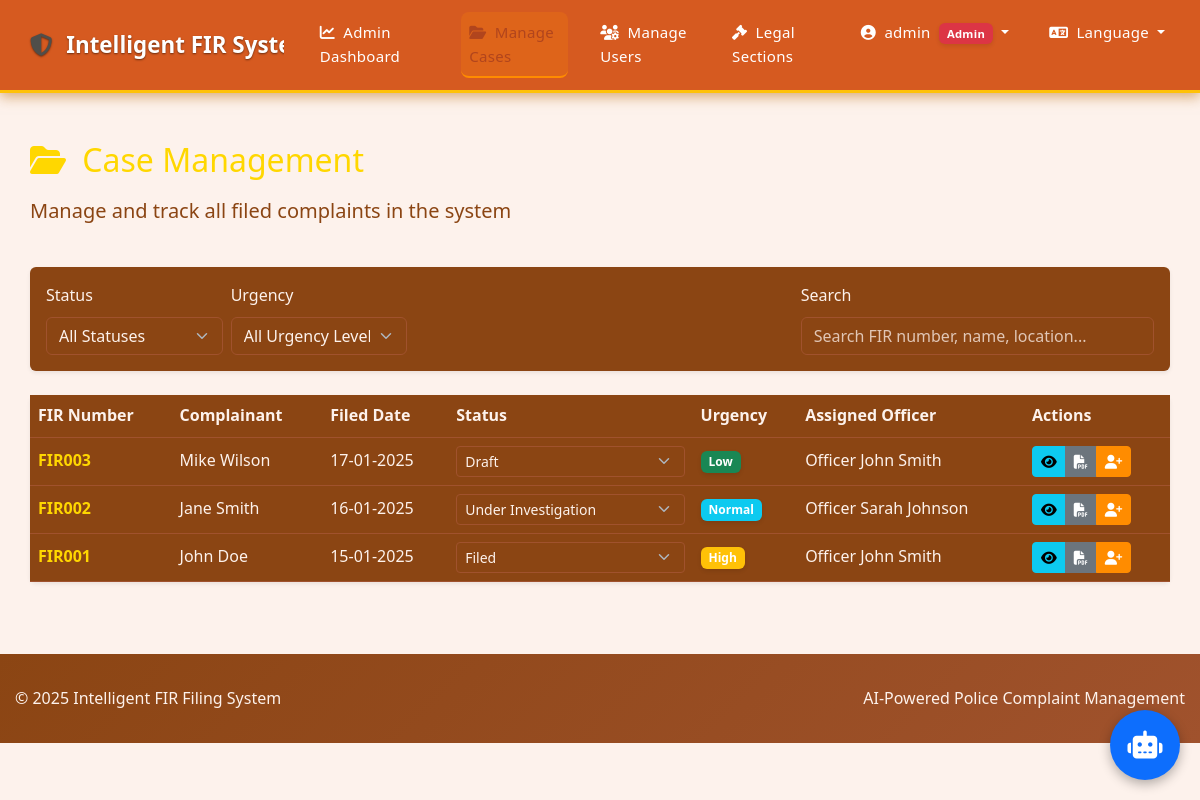
The page /admin/cases (signed in) on the database its author committed.
### models/__init__.py (models this page shows, shortened)
class User(db.Model, UserMixin):
    __tablename__ = 'users'
    id = db.Column(db.Integer, primary_key=True)
    username = db.Column(db.String(64), unique=True)
    email = db.Column(db.String(120), unique=True)
    password_hash = db.Column(db.String(256))
    full_name = db.Column(db.String(100))
    role = db.Column(db.String(20), default=Role.PUBLIC)
    phone = db.Column(db.String(20), nullable=True)
    address = db.Column(db.Text, nullable=True)
    created_at = db.Column(db.DateTime, default=lambda: datetime.now(timezone.utc))
    firs = db.relationship('FIR', backref='complainant', lazy=True,
                      foreign_keys='FIR.complainant_id')
    def is_admin(self):
        return self.role == Role.ADMIN
    def is_police(self):
        return self.role == Role.POLICE
    def is_public(self):
        return self.role == Role.PUBLIC

class FIR(db.Model):
    __tablename__ = 'firs'
    id = db.Column(db.Integer, primary_key=True)
    fir_number = db.Column(db.String(50), unique=True)
    complainant_id = db.Column(db.Integer, db.ForeignKey('users.id'), nullable=False)
    processing_officer_id = db.Column(db.Integer, db.ForeignKey('users.id'))
    status = db.Column(db.String(20), default='draft')
    urgency_level = db.Column(db.String(20), default='normal')
    incident_description = db.Column(db.Text)
    incident_location = db.Column(db.String(200))
    incident_date = db.Column(db.DateTime, nullable=True)
    filed_at = db.Column(db.DateTime)
    created_at = db.Column(db.DateTime, default=lambda: datetime.now(timezone.utc))
    legal_sections = db.Column(db.Text, nullable=True)  # JSON string of legal sections with metadata
    processing_officer = db.relationship('User', foreign_keys=[processing_officer_id])
    evidence = db.relationship('Evidence', backref='fir', lazy=True, cascade="all, delete-orphan")
    def get_urgency_label(self):
        urgency_labels = {
            'low': 'Low',
            'normal': 'Normal',
            'high': 'High',
            'critical': 'Critical'
        }
        return urgency_labels.get(self.urgency_level, self.urgency_level)

### routes/admin.py (the view)
@admin_bp.route('/cases')
@login_required
def cases():
    status_filter = request.args.get('status', '')
    urgency_filter = request.args.get('urgency', '')
    query = FIR.query
    if status_filter:
        query = query.filter_by(status=status_filter)
    if urgency_filter:
        query = query.filter_by(urgency_level=urgency_filter)
    if current_user.is_police() and not current_user.is_admin():
        query = query.filter_by(processing_officer_id=current_user.id)
    firs = query.order_by(FIR.filed_at.desc()).all()
    return render_template(
        'admin/cases.html',
        firs=firs,
        status_filter=status_filter,
        urgency_filter=urgency_filter
    )

### templates/admin/cases.html (shortened to what this page needs)
{% extends 'layout.html' %}
{% block content %}
<div class="container py-4">
    <div class="row mb-4">
        <div class="col-12">
            <h2 class="mb-3"><i class="fas fa-folder-open me-2"></i> Case Management</h2>
            <p class="lead">Manage and track all filed complaints in the system</p>
        </div>
    </div>
    <div class="card border-0 shadow-sm mb-4">
        <div class="card-body p-3">
            <div class="row align-items-center">
                <div class="col-md-8">
                    <form id="filterForm" action="{{ url_for('admin.cases') }}" method="GET" class="row g-2">
                        <div class="col-md-3">
                            <label for="statusFilter" class="form-label">Status</label>
                            <select class="form-select" id="statusFilter" name="status">
                                <option value="">All Statuses</option>
                            </select>
                        </div>
                        <div class="col-md-3">
                            <label for="urgencyFilter" class="form-label">Urgency</label>
                            <select class="form-select" id="urgencyFilter" name="urgency">
                                <option value="">All Urgency Levels</option>
                            </select>
                        </div>
                    </form>
                </div>
                <div class="col-md-4">
                    <label for="searchInput" class="form-label">Search</label>
                    <input type="text" class="form-control" id="searchInput" placeholder="Search FIR number, name, location...">
                </div>
            </div>
        </div>
    </div>
    <div class="card border-0 shadow-sm">
        <div class="card-body p-0">
            {% if firs %}
                <div class="table-responsive">
                    <table class="table table-hover align-middle mb-0" id="casesTable">
                        <thead class="bg-dark text-light">
                            <tr>
                                <th scope="col">FIR Number</th>
                                <th scope="col">Complainant</th>
                                <th scope="col">Filed Date</th>
                                <th scope="col">Status</th>
                                <th scope="col">Urgency</th>
                                <th scope="col">Assigned Officer</th>
                                <th scope="col">Actions</th>
                            </tr>
                        </thead>
                        <tbody>
                            {% for fir in firs %}
                                <tr class="urgency-{{ fir.urgency_level }}">
                                    <td><a href="{{ url_for('fir.view_fir', fir_id=fir.id) }}" class="fw-bold text-decoration-none">{{ fir.fir_number }}</a></td>
                                    <td>{{ fir.complainant.full_name }}</td>
                                    <td>{{ fir.filed_at.strftime('%d-%m-%Y') if fir.filed_at else 'Draft' }}</td>
                                    <td>
                                        {% if current_user.is_admin() or current_user.is_police() %}
                                            <form id="updateStatusForm_{{ fir.id }}" action="{{ url_for('fir.update_fir', fir_id=fir.id) }}" method="POST">
                                                <select class="form-select form-select-sm status-dropdown" data-fir-id="{{ fir.id }}" name="status">
                                                    <option value="draft" {% if fir.status == 'draft' %}selected{% endif %}>Draft</option>
                                                    <option value="filed" {% if fir.status == 'filed' %}selected{% endif %}>Filed</option>
                                                    <option value="under_investigation" {% if fir.status == 'under_investigation' %}selected{% endif %}>Under Investigation</option>
                                                </select>
                                            </form>
                                        {% else %}
                                            <span class="status-badge status-{{ fir.status }}">{{ fir.get_status_label() }}</span>
                                        {% endif %}
                                    </td>
                                    <td>
                                        <span class="badge bg-{{ 'success' if fir.urgency_level == 'low' else 'info' if fir.urgency_level == 'normal' else 'warning' if fir.urgency_level == 'high' else 'danger' }}">
                                            {{ fir.get_urgency_label() }}
                                        </span>
                                    </td>
                                    <td>
                                        {% if fir.processing_officer %}
                                            {{ fir.processing_officer.full_name }}
                                        {% else %}
                                            <span class="text-muted">Not assigned</span>
                                        {% endif %}
                                    </td>
                                    <td>
                                        <div class="btn-group">
                                            <a href="{{ url_for('fir.view_fir', fir_id=fir.id) }}" class="btn btn-sm btn-info">
                                                <i class="fas fa-eye"></i>
                                            </a>
                                            <a href="{{ url_for('fir.generate_pdf', fir_id=fir.id) }}" class="btn btn-sm btn-secondary">
                                                <i class="fas fa-file-pdf"></i>
                                            </a>
                                            {% if not fir.processing_officer or current_user.is_admin() %}
                                                <button type="button" class="btn btn-sm btn-primary" data-bs-toggle="modal" data-bs-target="#assignCaseModal" data-fir-id="{{ fir.id }}" data-fir-number="{{ fir.fir_number }}">
                                                    <i class="fas fa-user-plus"></i>
                                                </button>
                                            {% endif %}
                                        </div>
                                    </td>
                                </tr>
                            {% endfor %}
                        </tbody>
                    </table>
                </div>
            {% else %}
                <div class="alert alert-info m-3">
                    <i class="fas fa-info-circle me-2"></i> No cases found matching your criteria.
                </div>
            {% endif %}
        </div>
    </div>
</div>
{% endblock %}

### templates/layout.html (shortened to what this page needs)
<!DOCTYPE html>
<html lang="en" data-bs-theme="dark">
<head>
    <link rel="stylesheet" href="https://cdn.jsdelivr.net/npm/bootstrap@5.3.0/dist/css/bootstrap.min.css">
    <link rel="stylesheet" href="https://cdnjs.cloudflare.com/ajax/libs/font-awesome/6.4.0/css/all.min.css">
    <link rel="stylesheet" href="{{ url_for('static', filename='css/templates/layout.css') }}">
</head>
<body>
    <nav class="navbar navbar-expand-lg navbar-dark bg-dark mb-4" style="box-shadow: 0 4px 12px #bd741d8f; border-bottom: 3px solid #ffc107;">
        <div class="container">
            <a class="navbar-brand" href="{{ url_for('fir.index') }}" style="font-size: 1.4rem; font-weight: 700; text-shadow: 0 1px 2px rgba(0, 0, 0, 0.5);">
                <i class="fas fa-shield-alt me-2" style="color: #504e4a;"></i>
                Intelligent FIR System
            </a>
            <div class="collapse navbar-collapse" id="navbarNav">
                <ul class="navbar-nav ms-auto" style="font-weight: 600;">
                    {% if current_user.is_authenticated %}
                        {% if current_user.is_admin() %}
                        <li class="nav-item">
                            <a class="nav-link" href="{{ url_for('admin.dashboard') }}">
                                <i class="fas fa-chart-line me-1"></i> Admin Dashboard
                            </a>
                        </li>
                        <li class="nav-item">
                            <a class="nav-link" href="{{ url_for('admin.cases') }}">
                                <i class="fas fa-folder-open me-1"></i> Manage Cases
                            </a>
                        </li>
                        <li class="nav-item">
                            <a class="nav-link" href="{{ url_for('admin.users') }}">
                                <i class="fas fa-users-cog me-1"></i> Manage Users
                            </a>
                        </li>
                        <li class="nav-item">
                            <a class="nav-link" href="{{ url_for('legal_sections.index') }}">
                                <i class="fas fa-gavel me-1"></i> Legal Sections
                            </a>
                        </li>
                        {% endif %}
                        <li class="nav-item dropdown">
                            <a class="nav-link dropdown-toggle" href="#" id="navbarDropdown" role="button" data-bs-toggle="dropdown" aria-expanded="false">
                                <i class="fas fa-user-circle me-1"></i>
                                {{ current_user.username }}
                                {% if current_user.is_admin() %}
                                <span class="badge bg-danger ms-1">Admin</span>
                                {% elif current_user.is_police() %}
                                <span class="badge bg-primary ms-1">Police</span>
                                {% else %}
                                <span class="badge bg-info ms-1">Public</span>
                                {% endif %}
                            </a>
                        </li>
                    {% endif %}
                    <li class="nav-item dropdown">
                        <a class="nav-link dropdown-toggle" href="#" id="languageDropdown" role="button" data-bs-toggle="dropdown" aria-expanded="false">
                            <i class="fas fa-language me-1"></i> <span id="currentLanguage">Language</span>
                        </a>
                    </li>
                </ul>
            </div>
        </div>
    </nav>
    <div class="container">
        {% block content %}{% endblock %}
    </div>
    <footer class="footer bg-dark text-light mt-5">
        <div class="container">
            <div class="row">
                <div class="col-md-6 mb-2 mb-md-0">
                    <p class="mb-1 mb-md-0">&copy; 2025 Intelligent FIR Filing System</p>
                </div>
                <div class="col-md-6 text-center text-md-end">
                    <p class="mb-1 mb-md-0">AI-Powered Police Complaint Management</p>
                </div>
            </div>
        </div>
    </footer>
    {% if current_user.is_authenticated %}
        {% include 'chatbot/widget.html' %}
    {% endif %}
</body>
</html>

### templates/chatbot/widget.html (shortened to what this page needs)
<div class="chatbot-widget">
    <div class="chatbot-toggle" id="chatbot-toggle">
        <i class="fas fa-robot"></i>
    </div>
</div>

### rows shown on the page
User: username "admin"
FIR: fir_number "FIR003", complainant.full_name "Mike Wilson", filed_at "17-01-2025", status "Draft", get_urgency_label "Low", processing_officer.full_name "Officer John Smith"
FIR: fir_number "FIR002", complainant.full_name "Jane Smith", filed_at "16-01-2025", status "Under Investigation", get_urgency_label "Normal", processing_officer.full_name "Officer Sarah Johnson"
FIR: fir_number "FIR001", complainant.full_name "John Doe", filed_at "15-01-2025", status "Filed", get_urgency_label "High", processing_officer.full_name "Officer John Smith"
